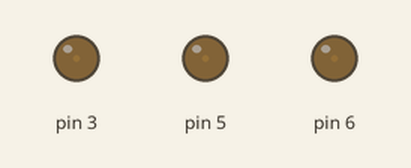
A sketch run on a simulated Arduino Uno, built with avr-gcc and run on an emulated ATmega328P. Shown: output pins drawn as LEDs (lit = HIGH).

Above: at 0.05 s.
At 1.75 s:
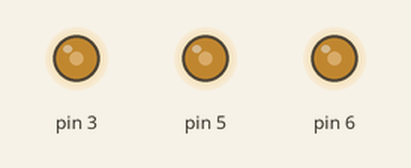
At 3.5 s:
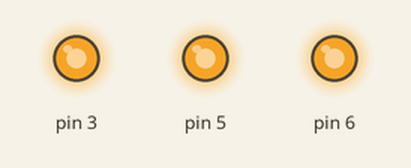
At 3.85 s:
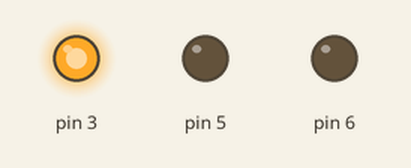
At 5.2 s:
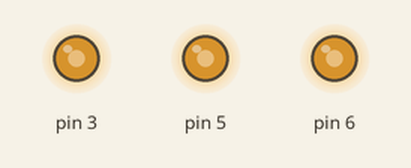
At 6.95 s:
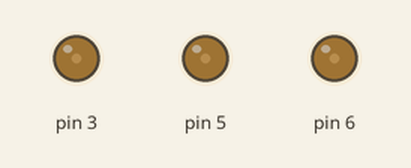
Timing chart, 0 to 10.0 s (numbered marks = the images above):
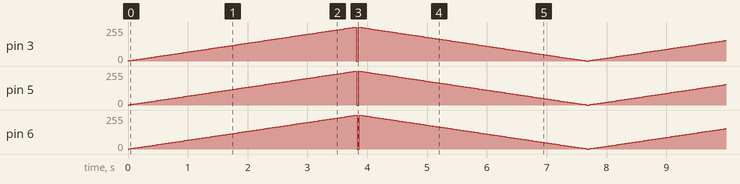

Measured:
- by itself, pin 3, pin 5, pin 6: moves between 0/255 and 254/255, repeating every 7.7 s

The sketch:

LED.ino
```cpp
class LED
{
  private:

     int _pin;
     int _brightness;
     int _fadespeed;

  public:

    LED(int pin, int fadespeed)
    {
      _pin = pin;
      _fadespeed = fadespeed;
      pinMode(_pin, OUTPUT);

    }
    void On()
    {
      digitalWrite(_pin, HIGH);
    }
    void Off()
    {
      digitalWrite(_pin, LOW);
    }
    void flash(int onTime, int offTime)
    {
        On();
        delay (onTime);
        Off();
        delay (offTime);
    }
    void updateBrightness()
    {
         _brightness += _fadespeed;
         if (_brightness <= 0 || _brightness >= 255)
         {
             _fadespeed *= -1;
         }
         analogWrite (_pin, _brightness);
         delay (10);
    }
};
LED pin1(3, 2);
LED pin2(5, 2);
LED pin3(6, 2);
void setup() {
  // put your setup code here, to run once:
}

void loop() {
  // put your main code here, to run repeatedly:
  pin1.updateBrightness();
  pin2.updateBrightness();
  pin3.updateBrightness();
}
```
